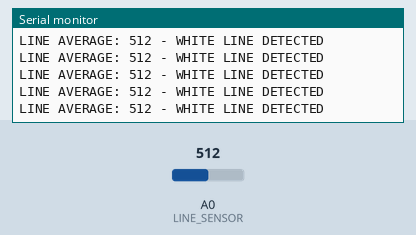
The sketch below on a simulated Arduino Nano, built with avr-gcc and run on an emulated ATmega328P. Shown: the last lines printed to the serial monitor. Inputs (shaded band) come from the test bench; at power-on: A0 (LINE_SENSOR) = 512.

Above: at 1.2 s.
1.3 s: A0 (LINE_SENSOR) set to 469
At 1.53 s:
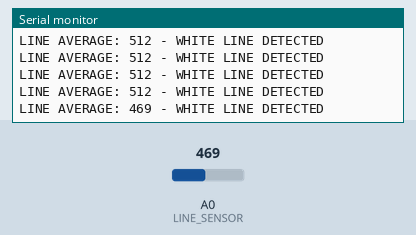
4.3 s: A0 (LINE_SENSOR) set to 438
At 4.73 s:
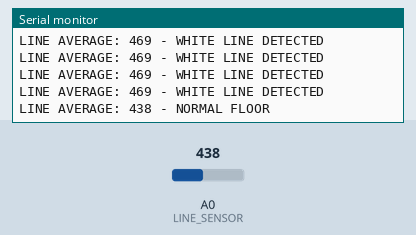

The sketch:

Revised_AutoSumo_3kg_series_motor.ino
```cpp
/*
  LINE SENSOR TEST
  Arduino Nano
  Line Sensor Analog Output -> A0
  Serial Monitor -> 9600 baud

  Normal floor: usually low readings
  White line: usually high readings
*/

#define LINE_SENSOR A0

const int LINE_THRESHOLD = 450;

void setup() {
  Serial.begin(9600);
  pinMode(LINE_SENSOR, INPUT);

  Serial.println("LINE SENSOR TEST STARTED");
}

void loop() {
  long total = 0;

  // Read the sensor five times
  for (int i = 0; i < 5; i++) {
    total += analogRead(LINE_SENSOR);
    delay(3);
  }

  int averageValue = total / 5;

  Serial.print("LINE AVERAGE: ");
  Serial.print(averageValue);

  if (averageValue > LINE_THRESHOLD) {
    Serial.println(" - WHITE LINE DETECTED");
  } else {
    Serial.println(" - NORMAL FLOOR");
  }

  delay(250);
}
```

Measured:
- the behaviour switches between 451 and 450 on A0 (LINE_SENSOR) (found by bisection; images 1 and 2)
- after the input at 1.3 s, the serial monitor: prints a new line after 0.05 s (image 1)
- after the input at 4.3 s, the serial monitor: prints a new line after 0.24 s (image 2)
